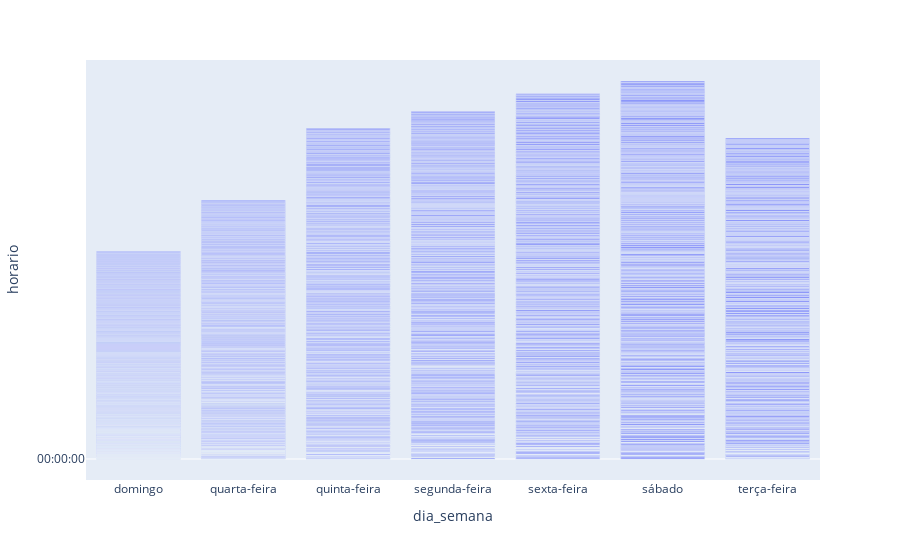

Notebook code cell kept with this figure:
### Code cell
a = df.groupby(['dia_semana', 'horario']).sum().reset_index()

a.pivot(index='horario', columns='dia_semana', values='id_veiculo')

#c = df.groupby(['horario', 'dia_semana']).size().sort_values(ascending=False).head(10).reset_index()

c = df.groupby(['dia_semana', 'horario']).size().reset_index()

fig = px.bar(c, x="dia_semana", y="horario")

fig.show()

### Figure 1 — Plotly figure (JSON) as saved in the notebook; plotly's stock layout.template omitted (floating-point values rounded to 4 significant figures; data arrays with more than 128 entries replaced by an {"elided": "..."} marker saying what was removed)
{"data": [{"alignmentgroup": "True", "hovertemplate": "dia_semana=%{x}<br>horario=%{y}<extra></extra>", "legendgroup": "", "marker": {"color": "#636efa", "pattern": {"shape": ""}}, "name": "", "offsetgroup": "", "orientation": "v", "showlegend": false, "textposition": "auto", "type": "bar", "x": {"elided": "4036 str values"}, "xaxis": "x", "y": {"elided": "4036 str values"}, "yaxis": "y"}], "layout": {"barmode": "relative", "legend": {"tracegroupgap": 0}, "margin": {"t": 60}, "xaxis": {"anchor": "y", "domain": [0, 1], "title": {"text": "dia_semana"}}, "yaxis": {"anchor": "x", "domain": [0, 1], "title": {"text": "horario"}}}}
